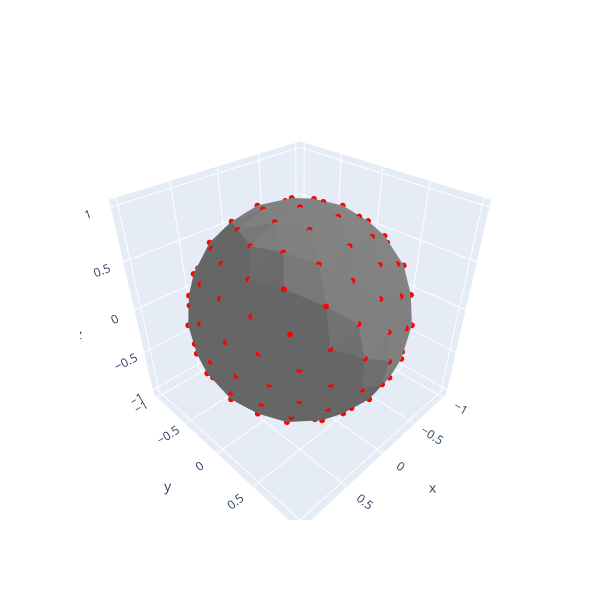

Here is the notebook cell this chart was saved with:
### Markdown cell above
# Sphere triangulation

### Code cell
res = 2
# Load the data
base = "../SphereTriangulation/"
sph_fs = np.loadtxt(base+'triangles%s.txt'%res).astype(int)
sph_vs = np.loadtxt(base+'vertices%s.txt'%res)

print("Spherical points count: %s"%sph_vs.shape[0])

sp_mesh = tm.Trimesh(sph_vs, sph_fs)
vnghs = sp_mesh.vertex_neighbors
d_min = 100000
for i in range(len(sph_vs)):
    nghs = np.array(vnghs[i])
    n = sph_vs[i]
    d = np.min(np.linalg.norm(n-sph_vs[nghs]))
    if d < d_min:
        d_min = d

print("Minimal distance between points: %s"%d_min)

# plot shperical triangles
fig = go.Figure()
fig.add_trace(go.Mesh3d(x=sph_vs[:,0], y=sph_vs[:,1], z=sph_vs[:,2], i=sph_fs[:,0], j=sph_fs[:,1], k=sph_fs[:,2], color='gray', opacity=1.0, flatshading=True))
fig.add_trace(go.Scatter3d(x=sph_vs[:,0], y=sph_vs[:,1], z=sph_vs[:,2], mode='markers', marker=dict(size=2, color='red')))
fig.update_layout(width=600, height=600)
fig.show()

### Figure 1 — Plotly figure (JSON) as saved in the notebook; plotly's stock layout.template omitted (floating-point values rounded to 4 significant figures; data arrays with more than 128 entries replaced by an {"elided": "..."} marker saying what was removed)
{"data": [{"color": "gray", "flatshading": true, "i": {"elided": "320 int values"}, "j": {"elided": "320 int values"}, "k": {"elided": "320 int values"}, "opacity": 1, "type": "mesh3d", "x": {"elided": "162 float values"}, "y": {"elided": "162 float values"}, "z": {"elided": "162 float values"}}, {"marker": {"color": "red", "size": 2}, "mode": "markers", "type": "scatter3d", "x": {"elided": "162 float values"}, "y": {"elided": "162 float values"}, "z": {"elided": "162 float values"}}], "layout": {"height": 600, "width": 600}}
